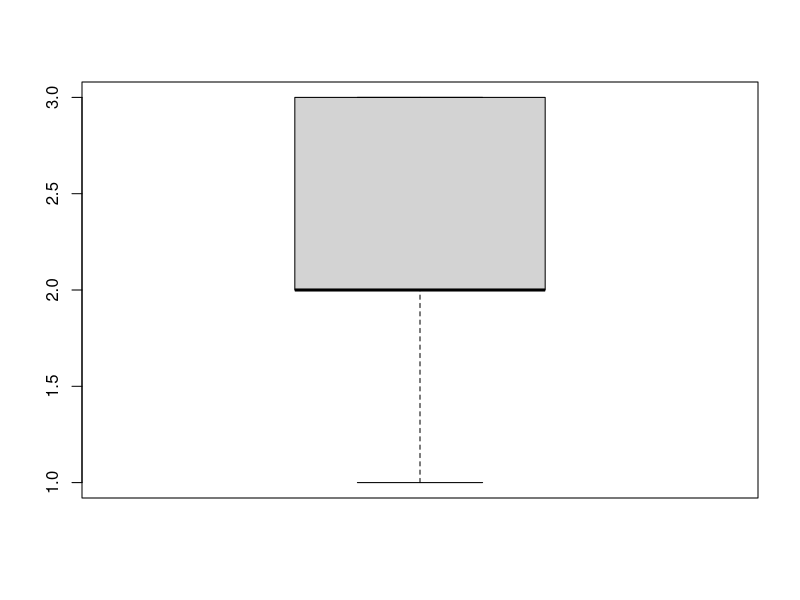
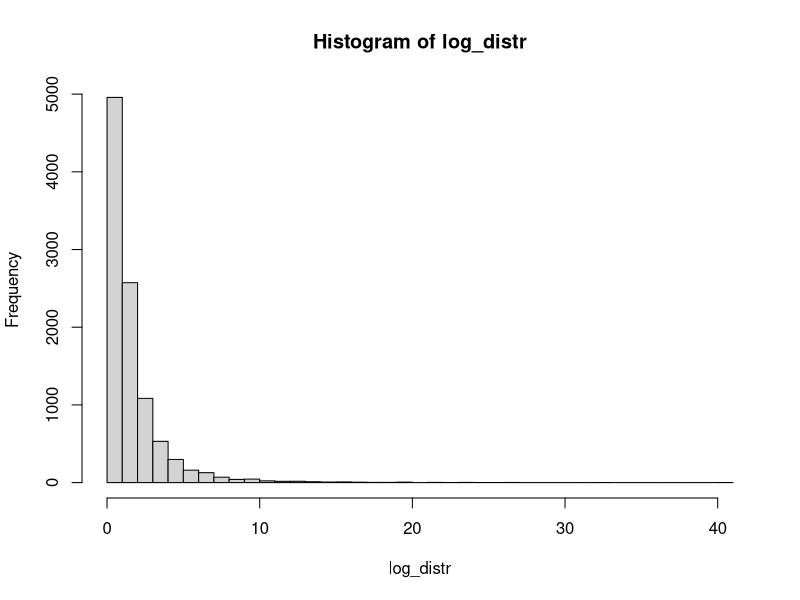
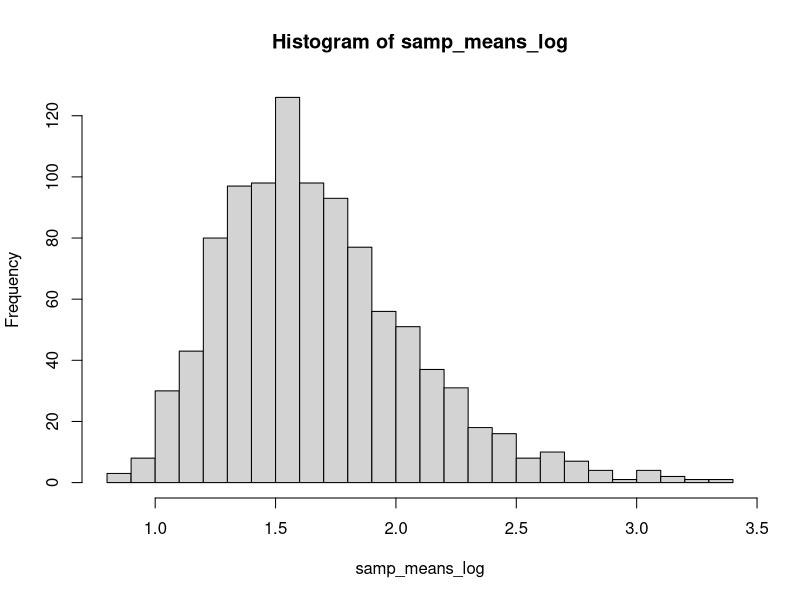

Source code (R) for these figures, in order:
## ---- chunk 1
boxplot(c(1, 2, 2, 2, 2, 3, 3, 3))
## ---- chunk 2
log_distr <- rlnorm(10000) # создаем "генеральную совокупность"
hist(log_distr, breaks = 30) # строим гистограмму
## ---- chunk 3
samp_means_log <- replicate(1000, mean(sample(log_distr, 30))) 
hist(samp_means_log, breaks = 30)
